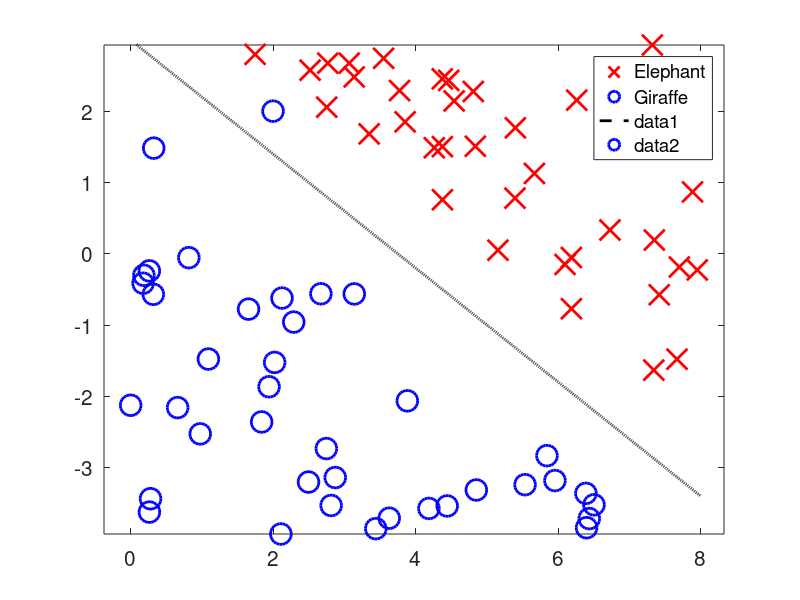

Here is the MATLAB script that generated this plot: (Note: this script raises an error after producing the figure.)
%%%%%%%%%%%%%%%%%%%%
%
% Shalom D. Ruben
%
%%%%%%%%%%%%%%%%%%%%

clear all
clc
close all

%%%%%% Make the X's and O's and Labels %%%%%%%%%
rand('state',47)
x1 = 8*rand(100,1);
x2 = 7*rand(100,1)-4;
Hold1 = x2+.8*x1-4;
Flag1 = find(Hold1>=0); %Labels for X's or Elephants
Hold2 = x2+.8*x1-2;
Flag2 = find(Hold2<0); %Labels for O's or Giraffes
%%%%%%%%%%%%%%%%%%%%%%%%%%%

%%%% Plot X's and 0's
plot(x1(Flag1),x2(Flag1),'rx','markersize',15,'linewidth',2)
hold on 
plot(x1(Flag2),x2(Flag2),'bo','markersize',15,'linewidth',2)
axis equal
legend('Elephant','Giraffe')
set(gca,'FontSize',15)
Hold = axis;
axis(Hold)

%%% Plot Seperating Hyperplane
x = 0:.001:8;
y = -.8*x +3;
plot(x,y,'--k','linewidth',2)

%%%%%% Plot Outlier (if you want to add it)
 plot(2,2,'bo','markersize',15,'linewidth',2)

Animals = [x1 x2];

%%%%%%%% Pull out the Giraffes and Elephants from the DATA
        Elephants = Animals(Flag1,:);
        Giraffes = Animals(Flag2,:);
        %%%% Use this line to add the outlier or comment out
        Giraffes = [Giraffes;2 2]; 

        R = length(Elephants(:,1));
        Q = length(Giraffes(:,1));
        g = .1;
        n = length(Animals(1,:));
       
        %%%%%%%% Solve for the support vector
        cvx_begin
            cvx_precision low
            variables a(n) b(1) u(R) v(Q)
            minimize (ones(1,R)*u + ones(1,Q)*v)
            %minimize (norm(a) + g*(ones(1,R)*u + ones(1,Q)*v))
            Elephants*a - b >= 1 - u;
            Giraffes*a - b <= -(1 - v);
            u >= 0;
            v >= 0; 
        cvx_end
        
        plot(x,(-a(1).*x+b)./a(2),'--r','linewidth',2)
        
   
        

        



